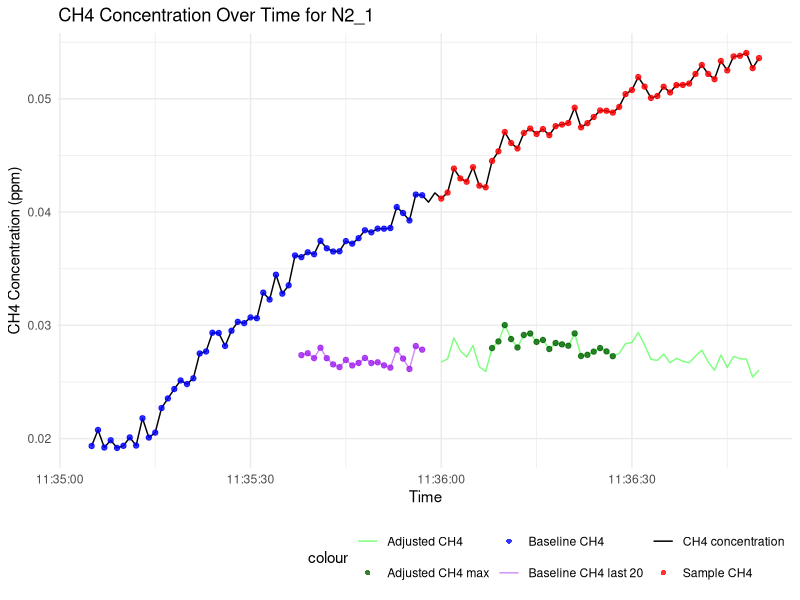
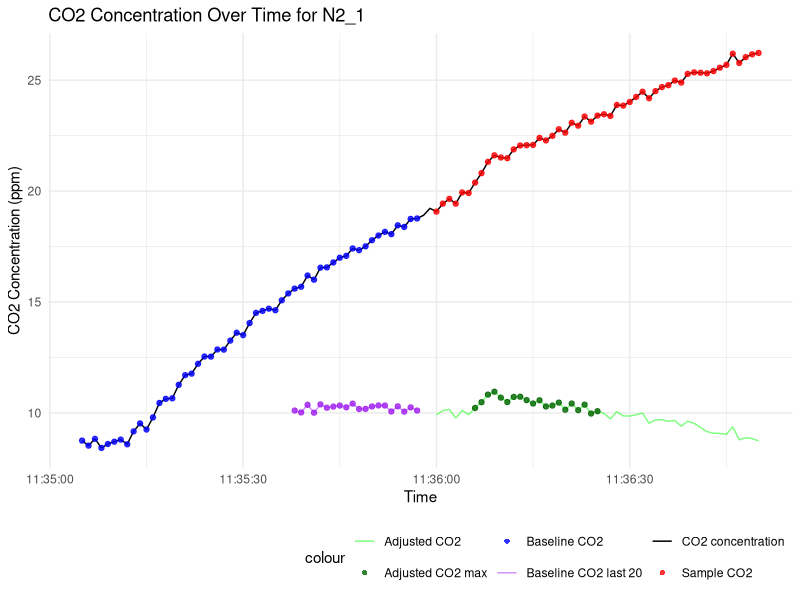
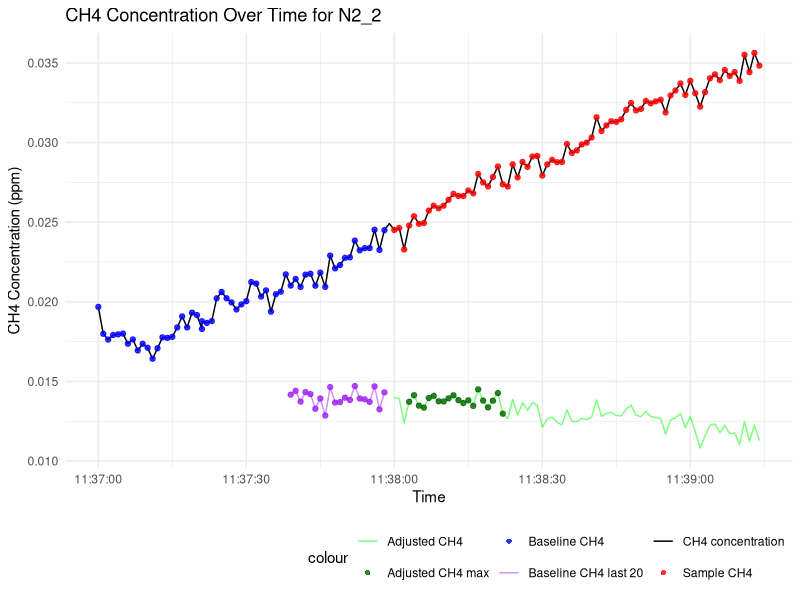
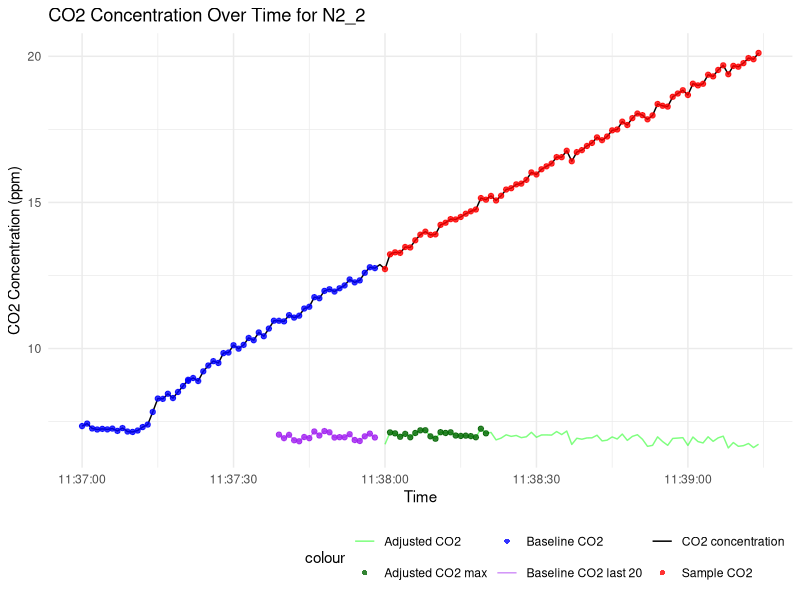
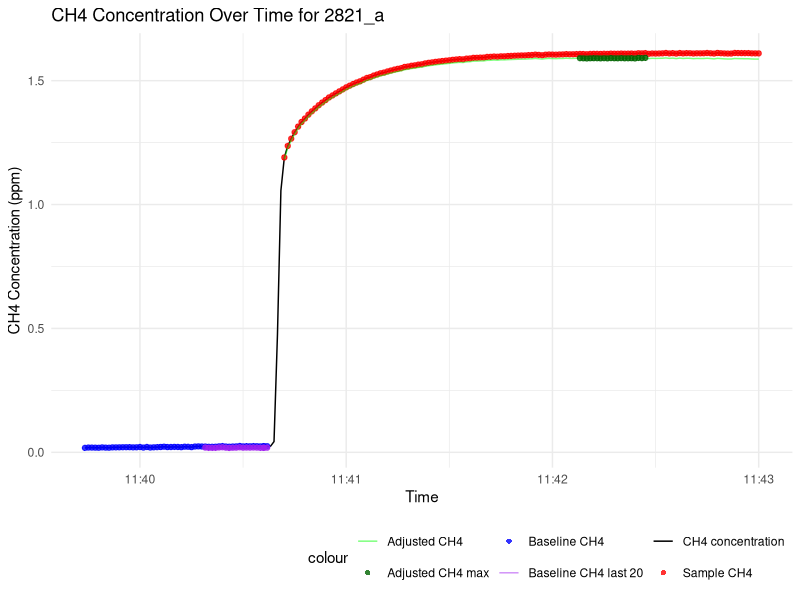
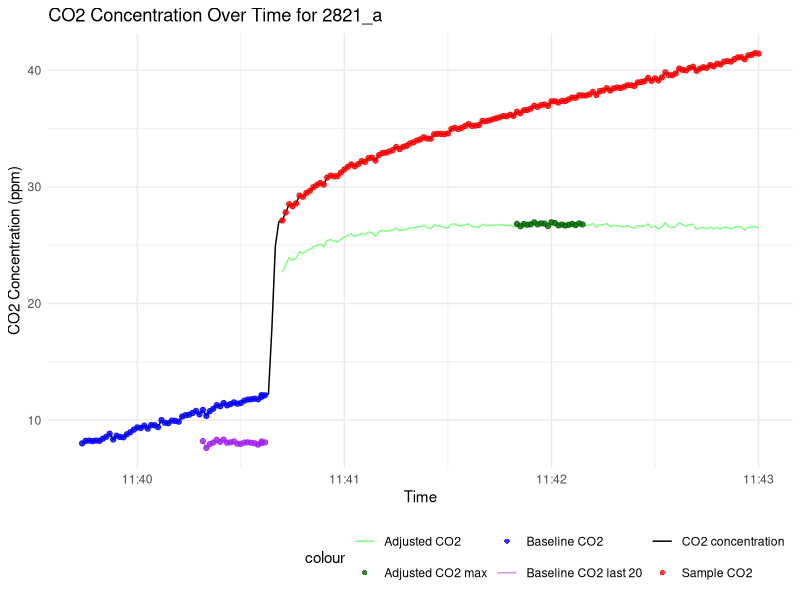
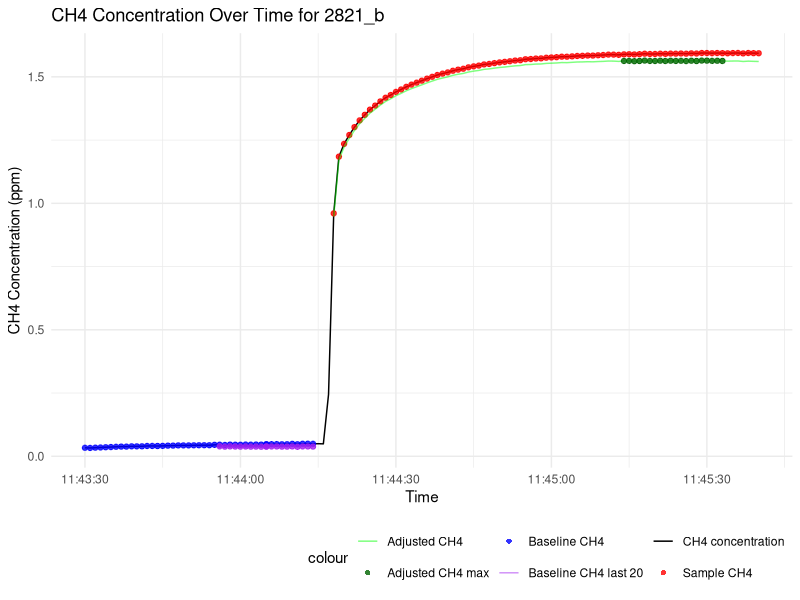
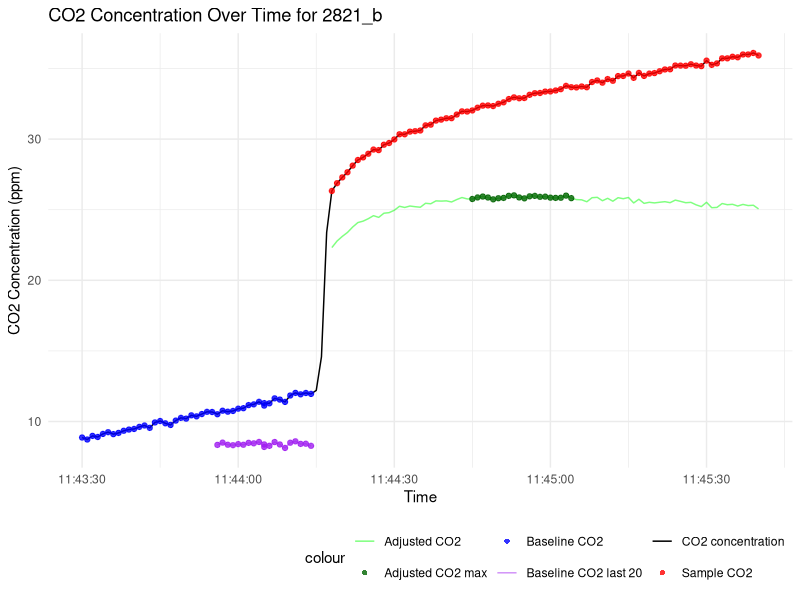

Recreate these plots in R, in order.
#### mgga-postanalysis
# Petra Klimova, 03-06-2024, ptklimova@gmail.com
# designed with: R version 4.1.1 (2021-08-10) Kick Things, ggplot2 (v. 3.4.0), data.table (v. 1.14.2)

### Script for R to slope-correct values of CH4 and CO2 measured via MGGA. The gas concentration is 
# measured via an injection loop attached to MGGA; either low change from baseline (~15ppb) or too 
# low in general (< atmospheric levels, equal to < 1.9ppm) need to be slope-corrected. Samples are 
# processed in parallel.

### The last 20 points of baseline data are used for a linear model -> data points are adjusted 
# accordingly. *crucial part: identifying the 'baseline_end' point (BEFORE sample injection but 
# as-close-as possible). All sample data [period: 'sample_start' - 'sample_end'] are slope-adjusted 
# (green line); the highest 20-point window is averaged (both adjusted and unadjusted). 
# *crucial part: the 'sample_end' time, only if data points AFTER the sample period are HIGHER than 
# sample points. --> Check crucial parts using graphic output for each sample and gas; make adjustments 
# in csv sample periods time when necessary.

### Input files (available as example): "sample-period-times.csv", "mgga-time-ch4-co2.csv" 
# ..note that some CH4 concentration are above atmospheric ;-)


# Set working directory
setwd("C:/Users/.../")

# Load necessary libraries
library(ggplot2)
library(data.table)

# Read data from file
data <- read.csv("mgga-time-ch4-co2.csv")
colnames(data) <- c('time', 'CH4', 'CO2')
head(data)

# Read the CSV file with sample periods
times_data <- fread("sample-period-times.csv")
head(times_data)
# Set column names from first row
#colnames(times_data) <- as.character(times_data[1, ])  
#times_data <- times_data[-1, ] # Remove the header (1st row)
head(times_data)
times_data

# Convert times to POSIXct format
times_data[, baseline_start := as.POSIXct(baseline_start, format = "%H:%M:%S")]
times_data[, baseline_end := as.POSIXct(baseline_end, format = "%H:%M:%S")]
times_data[, sample_start := as.POSIXct(sample_start, format = "%H:%M:%S")]
times_data[, sample_end := as.POSIXct(sample_end, format = "%H:%M:%S")]

# Create the list of periods
periods <- lapply(1:nrow(times_data), function(i) {
  list(
    baseline_start = times_data$baseline_start[i],
    baseline_end = times_data$baseline_end[i],
    sample_start = times_data$sample_start[i],
    sample_end = times_data$sample_end[i]
  )
})

# Assign names to the list elements
names(periods) <- times_data$sample_name
names(periods)

# Convert data formats
data$CH4 <- as.numeric(data$CH4)
data$CO2 <- as.numeric(data$CO2)
data$Time <- as.POSIXct(data$time, format = "%H:%M:%S")

# Initialize results lists for CH4 and CO2
results_CH4 <- list()
results_CO2 <- list()

# Process each period
for (sample_name in names(periods)) {
  period <- periods[[sample_name]]
  
  # Extract baseline and sample data
  baseline_data <- data[data$Time >= period$baseline_start & data$Time <= period$baseline_end, ]
  sample_data <- data[data$Time >= period$sample_start & data$Time <= period$sample_end, ]
  
  # Filter data to include only the relevant time period
  plot_data <- data[data$Time >= period$baseline_start & data$Time <= period$sample_end, ]
  
  # Check if baseline_data and sample_data are not empty
  if (nrow(baseline_data) > 1 && nrow(sample_data) > 1) {
    # Convert Time to numeric (seconds since start of baseline period)
    baseline_data$Elapsed_Time <- as.numeric(difftime(baseline_data$Time, period$baseline_start, units = "secs"))
    sample_data$Elapsed_Time <- as.numeric(difftime(sample_data$Time, period$baseline_start, units = "secs"))
    plot_data$Elapsed_Time <- as.numeric(difftime(plot_data$Time, period$baseline_start, units = "secs"))
    
    # Function to process each gas (CH4 and CO2)
    process_gas <- function(gas) {
      # Use only the last 20 points of baseline_data
      if (nrow(baseline_data) > 20) {
        baseline_window <- tail(baseline_data, 20)
      } else {
        baseline_window <- baseline_data
      }
      
      # Fit linear model to the last 20 points of baseline data
      baseline_model <- lm(as.formula(paste(gas, "~ Elapsed_Time")), data = baseline_window)
      baseline_slope <- coef(baseline_model)[2]
      
      # Adjust baseline and sample data using the slope
      baseline_window[[paste("Adjusted", gas, sep = "_")]] <- baseline_window[[gas]] - baseline_slope * baseline_window$Elapsed_Time
      sample_data[[paste("Adjusted", gas, sep = "_")]] <- sample_data[[gas]] - baseline_slope * sample_data$Elapsed_Time
      plot_data[[paste("Adjusted", gas, sep = "_")]] <- plot_data[[gas]] - baseline_slope * plot_data$Elapsed_Time
      
      # Calculate the average concentration in the baseline period (last 20 points, unadjusted and adjusted)
      baseline_average_unadjusted <- mean(baseline_window[[gas]])
      baseline_average_adjusted <- mean(baseline_window[[paste("Adjusted", gas, sep = "_")]])
      
      # Create a data frame to store all windows of adjusted gas
      all_windows <- data.frame()
      
      # Find 20-point window with the highest average values in sample data (adjusted)
      max_avg_window_adjusted <- NULL
      max_avg_value_adjusted <- -Inf
      
      for (i in 1:(nrow(sample_data) - 20 + 1)) {
        window_data <- sample_data[i:(i + 20 - 1), ]
        window_avg_value_adjusted <- mean(window_data[[paste("Adjusted", gas, sep = "_")]])
        
        if (window_avg_value_adjusted > max_avg_value_adjusted) {
          max_avg_value_adjusted <- window_avg_value_adjusted
          max_avg_window_adjusted <- window_data
        }
        
        # Append the current window to all_windows
        all_windows <- rbind(all_windows, window_data)
      }
      
      # Calculate the average concentration in the max average window (adjusted)
      max_window_average_adjusted <- if (!is.null(max_avg_window_adjusted)) mean(max_avg_window_adjusted[[paste("Adjusted", gas, sep = "_")]]) else NA
      
      # Find 20-point window with the highest average values in sample data (unadjusted)
      max_avg_window_unadjusted <- NULL
      max_avg_value_unadjusted <- -Inf
      
      for (i in 1:(nrow(sample_data) - 20 + 1)) {
        window_data <- sample_data[i:(i + 20 - 1), ]
        window_avg_value_unadjusted <- mean(window_data[[gas]])
        
        if (window_avg_value_unadjusted > max_avg_value_unadjusted) {
          max_avg_value_unadjusted <- window_avg_value_unadjusted
          max_avg_window_unadjusted <- window_data
        }
      }
      
      # Calculate the average concentration in the max average window (unadjusted)
      max_window_avg_unadjusted <- if (!is.null(max_avg_window_unadjusted)) mean(max_avg_window_unadjusted[[gas]]) else NA
      
      # Calculate differences
      diff_unadj <- max_window_avg_unadjusted - baseline_average_unadjusted
      diff_adj <- max_window_average_adjusted - baseline_average_adjusted
      
      # Return results
      list(
        baseline_slope = baseline_slope,
        baseline_average_unadjusted = baseline_average_unadjusted,
        baseline_average_adjusted = baseline_average_adjusted,
        max_window_average_adjusted = max_window_average_adjusted,
        max_window_avg_unadjusted = max_window_avg_unadjusted,
        diff_unadj = diff_unadj,
        diff_adj = diff_adj,
        all_windows = all_windows,
        baseline_window = baseline_window,  # Include this
        max_avg_window_adjusted = max_avg_window_adjusted,  # Include this
        max_avg_window_unadjusted = max_avg_window_unadjusted  # Include this
      )
    }
    
    # Process CH4
    result_CH4 <- process_gas("CH4")
    results_CH4[[sample_name]] <- result_CH4
    
    # Process CO2
    result_CO2 <- process_gas("CO2")
    results_CO2[[sample_name]] <- result_CO2
    
    # Create plot for current sample for CH4
    p_CH4 <- ggplot(plot_data, aes(x = Time, y = CH4)) +
      geom_line(data = plot_data, aes(color = "CH4 concentration")) +
      geom_point(data = baseline_data, aes(x = Time, y = CH4, color = "Baseline CH4"), alpha=0.8) +
      geom_point(data = sample_data, aes(x = Time, y = CH4, color = "Sample CH4"), alpha=0.8) +
      geom_line(data = result_CH4$all_windows, aes(x = Time, y = Adjusted_CH4, color = "Adjusted CH4"), alpha = 0.5) +
      geom_point(data = result_CH4$max_avg_window_adjusted, aes(x = Time, y = Adjusted_CH4, color = "Adjusted CH4 max"), alpha = 0.8) + 
      geom_line(data = result_CH4$baseline_window, aes(x = Time, y = Adjusted_CH4, color = "Baseline CH4 last 20"), alpha = 0.5) +  # Add this line
      geom_point(data = result_CH4$baseline_window, aes(x = Time, y = Adjusted_CH4, color = "Baseline CH4 last 20"), alpha = 0.8) +  # Add this line
      scale_color_manual(values = c("CH4 concentration" = "black", 
                                    "Baseline CH4" = "blue",                                    
                                    "Sample CH4" = "red", 
                                    "Adjusted CH4" = "green",
                                    "Adjusted CH4 max" = "darkgreen",
                                    "Baseline CH4 last 20" = "purple")) +  # Add this line
      labs(title = paste("CH4 Concentration Over Time for", sample_name),
           x = "Time",
           y = "CH4 Concentration (ppm)") +
      theme_minimal() +
      theme(legend.position = "bottom", legend.justification = "right") +
      guides(color = guide_legend(order = 1, 
                                  override.aes = list(linetype = c(1, 0, 0, 1, 1, 0), 
                                                      shape = c(NA, 16, 16, NA, NA, 16))))  # Add this line
    print(p_CH4)
    
    # Save plot to a file for CH4
    ggsave(paste0(sample_name, "_CH4_Concentration.png"), plot = p_CH4, width = 10, height = 6)
    
    # Create plot for current sample for CO2
    p_CO2 <- ggplot(plot_data, aes(x = Time, y = CO2)) +
      geom_line(data = plot_data, aes(color = "CO2 concentration")) +
      geom_point(data = baseline_data, aes(x = Time, y = CO2, color = "Baseline CO2"), alpha=0.8) +
      geom_point(data = sample_data, aes(x = Time, y = CO2, color = "Sample CO2"), alpha=0.8) +
      geom_line(data = result_CO2$all_windows, aes(x = Time, y = Adjusted_CO2, color = "Adjusted CO2"), alpha = 0.5) +
      geom_point(data = result_CO2$max_avg_window_adjusted, aes(x = Time, y = Adjusted_CO2, color = "Adjusted CO2 max"), alpha = 0.8) +
      geom_line(data = result_CO2$baseline_window, aes(x = Time, y = Adjusted_CO2, color = "Baseline CO2 last 20"), alpha = 0.5) +  # Add this line
      geom_point(data = result_CO2$baseline_window, aes(x = Time, y = Adjusted_CO2, color = "Baseline CO2 last 20"), alpha = 0.8) +  # Add this line
      scale_color_manual(values = c("CO2 concentration" = "black", 
                                    "Baseline CO2" = "blue", 
                                    "Sample CO2" = "red", 
                                    "Adjusted CO2" = "green",
                                    "Adjusted CO2 max" = "darkgreen",
                                    "Baseline CO2 last 20" = "purple")) +  # Add this line
      labs(title = paste("CO2 Concentration Over Time for", sample_name),
           x = "Time",
           y = "CO2 Concentration (ppm)") +
      theme_minimal() +
      theme(legend.position = "bottom", legend.justification = "right") +
      guides(color = guide_legend(order = 1, 
                                  override.aes = list(linetype = c(1, 0, 0, 1, 1, 0), 
                                                      shape = c(NA, 16, 16, NA, NA, 16))))  # Add this line
    print(p_CO2)
    
    # Save plot to a file for CO2
    ggsave(paste0(sample_name, "_CO2_Concentration.png"), plot = p_CO2, width = 10, height = 6)
  } else {
    results_CH4[[sample_name]] <- list(
      baseline_slope = NA,
      baseline_average_unadjusted = NA,
      baseline_average_adjusted = NA,
      max_window_average_adjusted = NA,
      max_window_avg_unadjusted = NA,
      diff_unadj = NA,
      diff_adj = NA
    )
    results_CO2[[sample_name]] <- list(
      baseline_slope = NA,
      baseline_average_unadjusted = NA,
      baseline_average_adjusted = NA,
      max_window_average_adjusted = NA,
      max_window_avg_unadjusted = NA,
      diff_unadj = NA,
      diff_adj = NA
    )
  }
}


# CH4 results
# Convert results to a data frame for printing
results_df_CH4 <- do.call(rbind, lapply(names(results_CH4), function(name) {
  res <- results_CH4[[name]]
  res$sample_name <- name
  res
}))
# Reorder columns for CH4
results_df_CH4 <- results_df_CH4[, c("sample_name",  "baseline_average_unadjusted", "baseline_slope","baseline_average_adjusted", 
                                     "max_window_avg_unadjusted", "max_window_average_adjusted", "diff_adj","diff_unadj")]
# Print results for CH4
print(results_df_CH4)
write.csv(results_df_CH4, "results_df_CH4.csv", row.names=FALSE)

# CO2 results
# Convert results to a data frame for printing
results_df_CO2 <- do.call(rbind, lapply(names(results_CO2), function(name) {
  res <- results_CO2[[name]]
  res$sample_name <- name
  res
}))
# Reorder columns for CO2
results_df_CO2 <- results_df_CO2[, c("sample_name",  "baseline_average_unadjusted", "baseline_slope","baseline_average_adjusted", 
                                     "max_window_avg_unadjusted", "max_window_average_adjusted", "diff_adj","diff_unadj")]
# Print results for CO2
print(results_df_CO2)
write.csv(results_df_CO2, "results_df_CO2.csv", row.names=FALSE)
